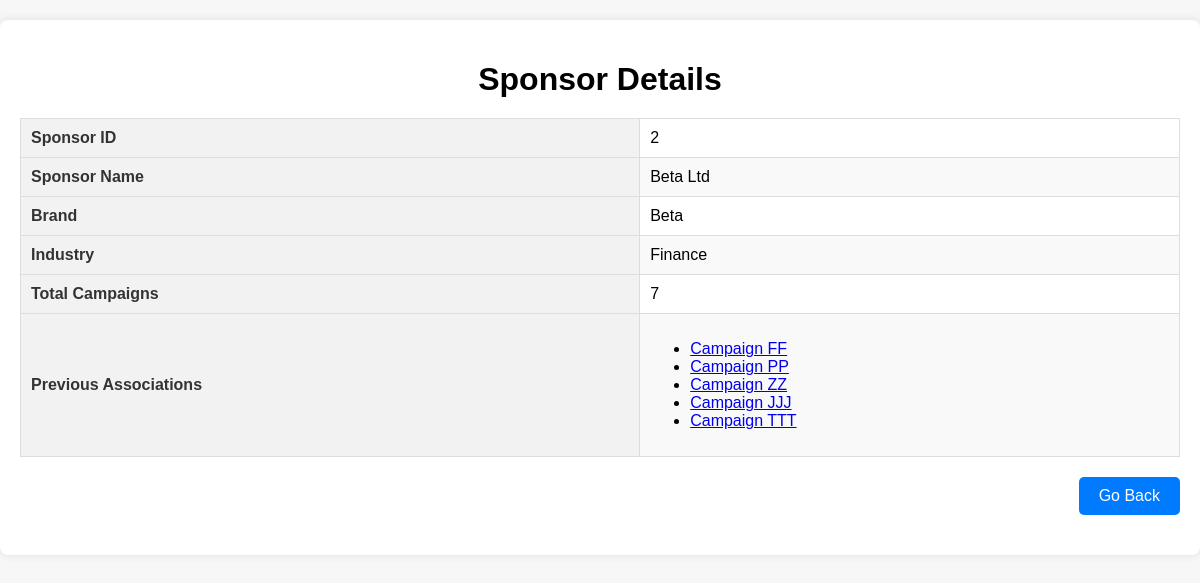
/influencer/sponsor/5/2 (signed in), run on the app's committed database.
### application/models.py (models this page shows)
class Sponsor(db.Model):
    SponsorID = db.Column(db.Integer, primary_key=True, autoincrement=True)
    Name = db.Column(db.String(255), nullable=False)
    Password = db.Column(db.String(255), nullable=False)
    JoiningDate = db.Column(db.Date)
    Brand = db.Column(db.String(255))
    Industry = db.Column(db.String(255))
    Email = db.Column(db.String(255), nullable=False)
    PhoneNo = db.Column(db.String(255), nullable=False)
    BrandDescription = db.Column(db.String(255))
    Address = db.Column(db.String(255))
    Website = db.Column(db.String(255))
    Flagged = db.Column(db.Integer,nullable=False,default=0)
    ProfilePicLink=db.Column(db.String(255))
    campaigns = db.relationship('Campaign', back_populates='sponsor', cascade='all, delete-orphan')

class Campaign(db.Model):
    CampaignID = db.Column(db.Integer, primary_key=True, autoincrement=True)
    Name = db.Column(db.String(255), nullable=False)
    Description = db.Column(db.Text)
    StartDate = db.Column(db.Date)
    EndDate = db.Column(db.Date)
    SponsorID = db.Column(db.Integer, db.ForeignKey('sponsor.SponsorID'), nullable=False)
    InfluencerID = db.Column(db.Integer, db.ForeignKey('influencer.InfluencerID'))
    Budget = db.Column(db.Float)
    Goal = db.Column(db.Text)
    Outreach = db.Column(db.Integer)
    Visibility = db.Column(db.Enum('Public', 'Private'))
    Flagged = db.Column(db.Integer,nullable=False,default=0)
    sponsor = db.relationship('Sponsor', back_populates='campaigns')
    influencer = db.relationship('Influencer', back_populates='campaigns')
    ad_requests = db.relationship('AdRequest', back_populates='campaign', cascade='all, delete-orphan')

### application/inf_controllers.py (the view)
@app.route('/influencer/sponsor/<int:influencer_ID>/<sponsor_ID>',methods=["GET"])
@login_required(role='influencer')
def influencer_sponsor_details(sponsor_ID,influencer_ID):
    sponsor = db.session.query(Sponsor).filter(Sponsor.SponsorID == sponsor_ID).one()
    total_campaigns=db.session.query(Campaign).filter(Campaign.SponsorID==sponsor_ID).count()
    associations=db.session.query(Campaign).filter(Campaign.SponsorID==sponsor_ID,Campaign.InfluencerID==influencer_ID).all()
    return render_template('influencer_sponsor_details.html',sponsor=sponsor,Associations=associations,total_campaigns=total_campaigns,influencer_ID=influencer_ID)

### application/home_controllers.py (called while the page is built)
def login_required(role=None):
    def decorator(f):
        @wraps(f)
        def decorated_function(*args, **kwargs):
            if 'user_id' not in session:
                flash('You need to log in to access this page.')
                return redirect(url_for('login'))
            user_id = None
            if role == 'influencer':
                user_id = kwargs.get('influencer_ID')
            elif role == 'sponsor':
                user_id = kwargs.get('sponsor_ID')
            elif role == 'admin':
                user_id = kwargs.get('admin_ID')
            if role and (session.get('user_type') != role or session.get('user_id') != user_id):
                abort(403)
            return f(*args, **kwargs)
        return decorated_function
    return decorator

### Templates/influencer_sponsor_details.html (shortened to what this page needs)
<!DOCTYPE html>
<html lang="en">
<head>
</head>
<body>
    <div class="container">
        <h1>Sponsor Details</h1>
        <table>
            <tr>
                <th>Sponsor ID</th>
                <td>{{ sponsor.SponsorID }}</td>
            </tr>
            <tr>
                <th>Sponsor Name</th>
                <td>{{ sponsor.Name }}</td>
            </tr>
            <tr>
                <th>Brand</th>
                <td>{{ sponsor.Brand }}</td>
            </tr>
            <tr>
                <th>Industry</th>
                <td>{{ sponsor.Industry }}</td>
            </tr>
            <tr>
                <th>Total Campaigns</th>
                <td>{{ total_campaigns }}</td>
            </tr>
            <tr>
                <th>Previous Associations</th>
                <td>
                    <ul>
                    {% for i in Associations %}
                        <li><a href="/influencer/campaign/campaign_details/{{ influencer_ID }}/{{ i.CampaignID }}">{{ i.Name }}</a></li>
                    {% endfor %}
                    </ul>
                </td>
            </tr>
        </table>
        <div class="back-button-container">
            <a href="javascript:history.back()" class="button back-button">Go Back</a>
        </div>
    </div>
</body>
</html>

### Templates/influencer_sponsor_details.html (style rules this page uses)
body { font-family: Arial, sans-serif; margin: 0; padding: 0; background-color: #f7f7f7; }
.container { margin: 20px auto; max-width: 1200px; padding: 20px; background-color: #fff; border-radius: 8px; box-shadow: 0 0 10px rgba(0, 0, 0, 0.1); }
h1 { text-align: center; margin-bottom: 20px; }
table { width: 100%; border-collapse: collapse; margin: 20px 0; }
table th, table td { border: 1px solid #ddd; padding: 10px; text-align: left; }
table th { background-color: #f2f2f2; color: #333; }
table tr:nth-child(even) { background-color: #f9f9f9; }
.button { display: inline-block; padding: 10px 20px; font-size: 16px; color: #fff; background-color: #4caf50; border: none; border-radius: 5px; text-decoration: none; text-align: center; cursor: pointer; }
.back-button { background-color: #007bff; }
.back-button-container { text-align: right; margin: 20px 0; }

### data on the page
Sponsor: SponsorID "2", Name "Beta Ltd", Brand "Beta", Industry "Finance"
Campaign: Name "Campaign FF"
Campaign: Name "Campaign PP"
Campaign: Name "Campaign ZZ"
Campaign: Name "Campaign JJJ"
Campaign: Name "Campaign TTT"

### other printed values
{{ total_campaigns }} "7"
